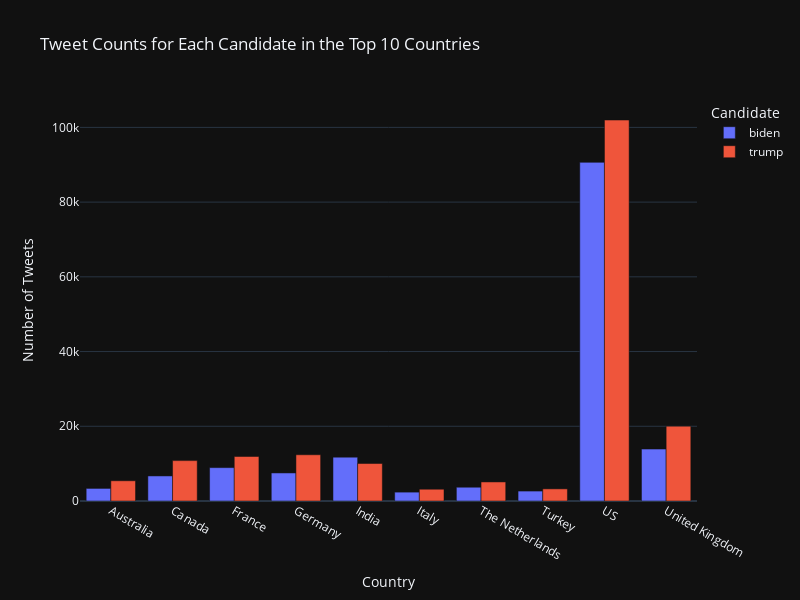

Notebook cell for this chart:
### Code cell
# the number of tweets done for each 
# candidate by all the countries. 
tweet_df = data.groupby(['country', 'candidate'])['tweet'].count().reset_index() 

# Candidate for top 10 country tweet 
tweeters = tweet_df[tweet_df['country'].isin(top10countries.country)] 
print(tweeters)
# Plot for tweet counts for each candidate 
# in the top 10 countries 
fig = px.bar(tweeters, x='country', y='tweet', color='candidate', 
labels={'country': 'Country', 'tweet': 'Number of Tweets', 
        'candidate': 'Candidate'}, 
title='Tweet Counts for Each Candidate in the Top 10 Countries', 
template='plotly_dark', 
barmode='group',
width=800,   # Larghezza del grafico
height=600) 

# Show the chart 
fig.show()

### Figure 1 — Plotly figure (JSON) as saved in the notebook; plotly's stock layout.template omitted (floating-point values rounded to 4 significant figures)
{"data": [{"alignmentgroup": "True", "hovertemplate": "Candidate=biden<br>Country=%{x}<br>Number of Tweets=%{y}<extra></extra>", "legendgroup": "biden", "marker": {"color": "#636efa", "pattern": {"shape": ""}}, "name": "biden", "offsetgroup": "biden", "orientation": "v", "showlegend": true, "textposition": "auto", "type": "bar", "x": ["Australia", "Canada", "France", "Germany", "India", "Italy", "The Netherlands", "Turkey", "US", "United Kingdom"], "xaxis": "x", "y": [3368, 6704, 8930, 7505, 11739, 2373, 3685, 2659, 90642, 13899], "yaxis": "y"}, {"alignmentgroup": "True", "hovertemplate": "Candidate=trump<br>Country=%{x}<br>Number of Tweets=%{y}<extra></extra>", "legendgroup": "trump", "marker": {"color": "#EF553B", "pattern": {"shape": ""}}, "name": "trump", "offsetgroup": "trump", "orientation": "v", "showlegend": true, "textposition": "auto", "type": "bar", "x": ["Australia", "Canada", "France", "Germany", "India", "Italy", "The Netherlands", "Turkey", "US", "United Kingdom"], "xaxis": "x", "y": [5415, 10809, 11920, 12371, 10032, 3151, 5098, 3243, 101967, 20031], "yaxis": "y"}], "layout": {"barmode": "group", "height": 600, "legend": {"title": {"text": "Candidate"}, "tracegroupgap": 0}, "title": {"text": "Tweet Counts for Each Candidate in the Top 10 Countries"}, "width": 800, "xaxis": {"anchor": "y", "domain": [0, 1], "title": {"text": "Country"}}, "yaxis": {"anchor": "x", "domain": [0, 1], "title": {"text": "Number of Tweets"}}}}
